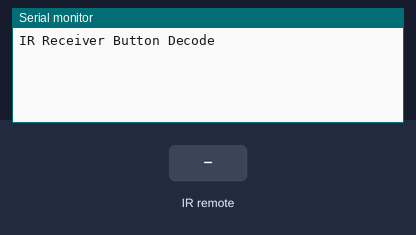
Bench run of a sketch on a simulated Arduino Uno, built with avr-gcc and run on an emulated ATmega328P. On the bench: the last lines printed to the serial monitor. The test bench sets the inputs (shaded band).

Above: at 1.3 s.
1.4 s: infrared code 0xFFA25D received
At 2.7 s:
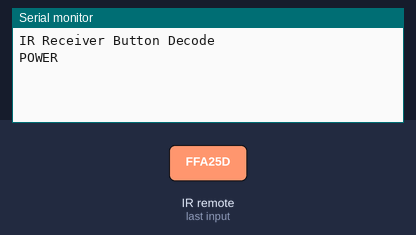
3.0 s: infrared code 0xFFE21D received
At 4.1 s:
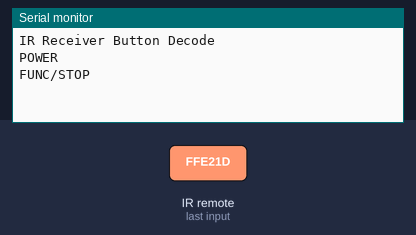
4.5 s: infrared code 0xFF629D received
At 5.2 s:
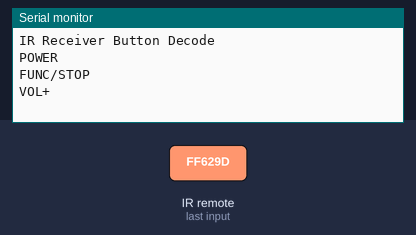
6.0 s: infrared code 0xFF22DD received
At 6.4 s:
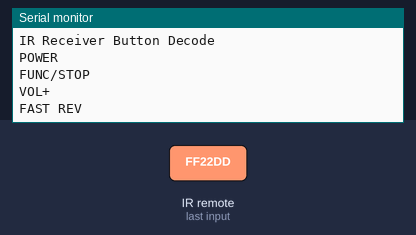
7.5 s: infrared code 0xFF02FD received
At 8.7 s:
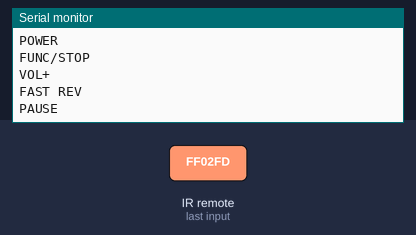
9.0 s: infrared code 0xFFC23D received
At 10.0 s:
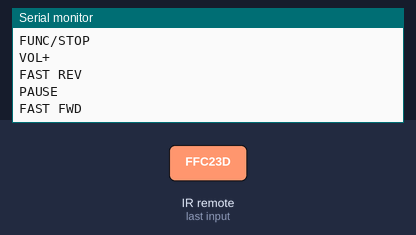

Measured:
- after the input at 1.4 s, the serial monitor: prints a new line after 0.10 s (image 1)
- after the input at 3.0 s, the serial monitor: prints a new line at once (image 2)
- after the input at 4.5 s, the serial monitor: prints a new line at once (image 3)
- after the input at 6.0 s, the serial monitor: prints a new line at once (image 4)
- after the input at 7.5 s, the serial monitor: prints a new line at once (image 5)
- after the input at 9.0 s, the serial monitor: prints a new line at once (image 6)

The sketch:

remote.ino
```cpp
//www.elegoo.com
//2016.12.9

// Demonstrates use of the IR Receiver and Remote Control
// Modified by Prof. Tallman 1/30/2024

#include "IRremote.h"
#define IR_RECV_PIN 8
IRrecv ir_obj(IR_RECV_PIN);

#define IR_POWER_CODE     0xFFA25D
#define IR_FN_STOP_CODE   0xFFE21D
#define IR_VOL_MORE_CODE  0xFF629D
#define IR_SKIP_BACK_CODE 0xFF22DD
#define IR_PAUSE_CODE     0xFF02FD
#define IR_SKIP_FWRD_CODE 0xFFC23D
#define IR_ARROW_DN_CODE  0xFFE01F
#define IR_VOL_LESS_CODE  0xFFA857
#define IR_ARROW_UP_CODE  0xFF906F
#define IR_EQ_CODE        0xFF9867
#define IR_ST_REPT_CODE   0xFFB04F
#define IR_NUM_0_CODE     0xFF6897
#define IR_NUM_1_CODE     0xFF30CF
#define IR_NUM_2_CODE     0xFF18E7
#define IR_NUM_3_CODE     0xFF7A85
#define IR_NUM_4_CODE     0xFF10EF
#define IR_NUM_5_CODE     0xFF38C7
#define IR_NUM_6_CODE     0xFF5AA5
#define IR_NUM_7_CODE     0xFF42BD
#define IR_NUM_8_CODE     0xFF4AB5
#define IR_NUM_9_CODE     0xFF52AD
#define IR_REPEAT_CODE    0xFFFFFFFF

void translateIR(decode_results ir_value)
{
  switch(ir_value.value)
  {
    case IR_POWER_CODE:     Serial.println("POWER");     break;
    case IR_FN_STOP_CODE:   Serial.println("FUNC/STOP"); break;
    case IR_VOL_MORE_CODE:  Serial.println("VOL+");      break;
    case IR_SKIP_BACK_CODE: Serial.println("FAST REV");  break;
    case IR_PAUSE_CODE:     Serial.println("PAUSE");     break;
    case IR_SKIP_FWRD_CODE: Serial.println("FAST FWD");  break;
    case IR_ARROW_DN_CODE:  Serial.println("DOWN");      break;
    case IR_VOL_LESS_CODE:  Serial.println("VOL-");      break;
    case IR_ARROW_UP_CODE:  Serial.println("UP");        break;
    case IR_EQ_CODE:        Serial.println("EQ");        break;
    case IR_ST_REPT_CODE:   Serial.println("ST/REPT");   break;
    case IR_NUM_0_CODE:     Serial.println("0");         break;
    case IR_NUM_1_CODE:     Serial.println("1");         break;
    case IR_NUM_2_CODE:     Serial.println("2");         break;
    case IR_NUM_3_CODE:     Serial.println("3");         break;
    case IR_NUM_4_CODE:     Serial.println("4");         break;
    case IR_NUM_5_CODE:     Serial.println("5");         break;
    case IR_NUM_6_CODE:     Serial.println("6");         break;
    case IR_NUM_7_CODE:     Serial.println("7");         break;
    case IR_NUM_8_CODE:     Serial.println("8");         break;
    case IR_NUM_9_CODE:     Serial.println("9");         break;
    case IR_REPEAT_CODE:    Serial.println("REPEAT");    break;
    default: Serial.println("UNK");                      break;
  }
}

void setup()
{
  Serial.begin(9600);
  Serial.println("IR Receiver Button Decode");
  ir_obj.enableIRIn();
}

void loop()
{
  decode_results ir_value;
  if (ir_obj.decode(&ir_value))
  {
    translateIR(ir_value);
    ir_obj.resume();
  }
  delay(500);
}
```
